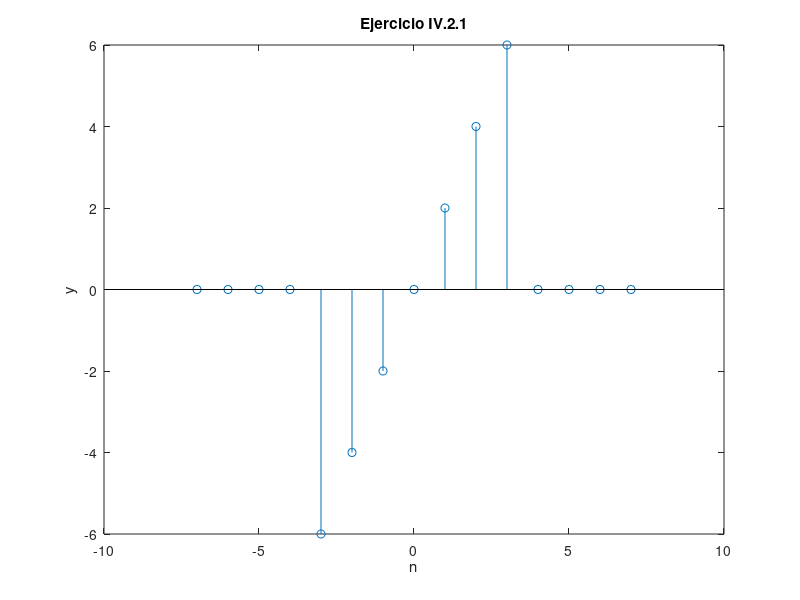
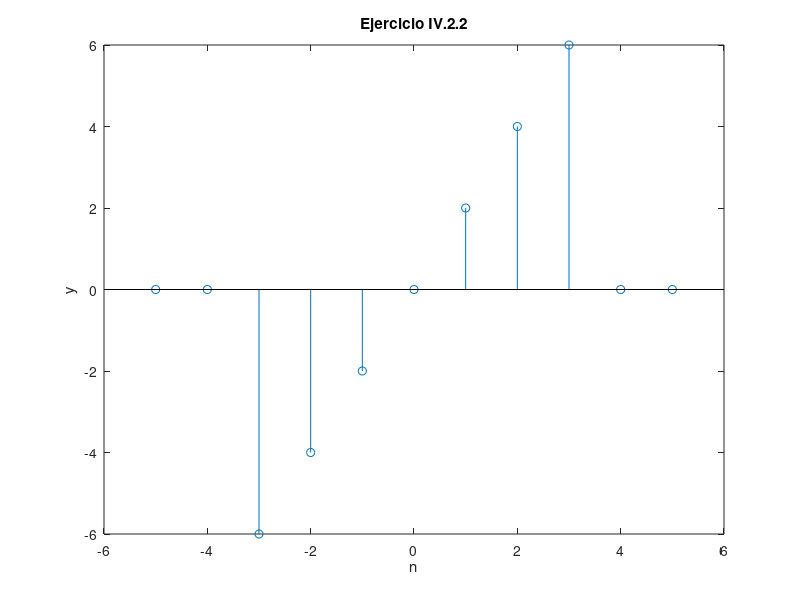
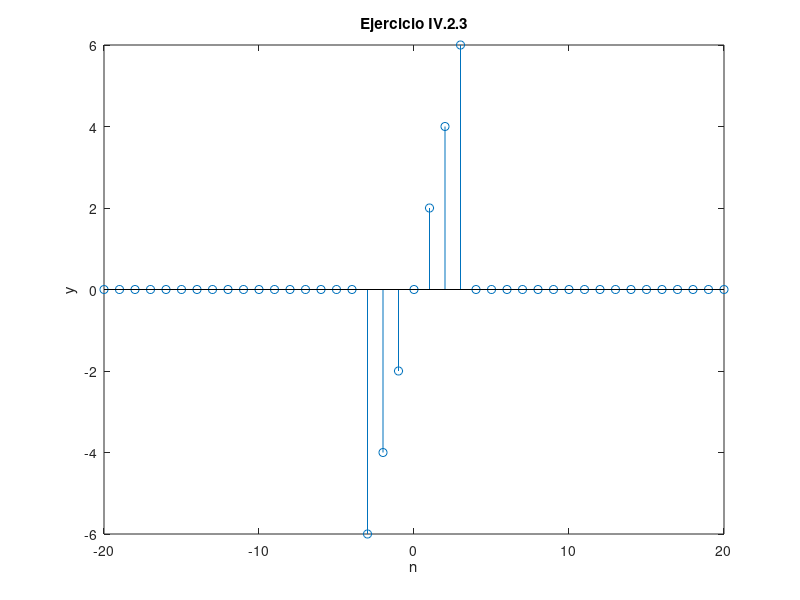

MATLAB code for these plots, in order: (Note: this script raises an error after producing the figures.)
n1=-7:1:7;
y=zeros(1,length(n1));
for i=1:length(n1)
   if abs(n1(i))<=3
       y(i)=2*n1(i);
   end       
end
figure(1)
stem(n1,y)
title('Ejercicio IV.2.1')
xlabel('n')
ylabel('y')
%%
n2=-5:1:5;
y=zeros(1,length(n2));
for i=1:length(n2)
   if abs(n2(i))<=3
       y(i)=2*n2(i);
   end       
end
figure(2)
stem(n2,y)
title('Ejercicio IV.2.2')
xlabel('n')
ylabel('y')
%%
n3=-20:1:20;
y=zeros(1,length(n3));
for i=1:length(n3)
   if abs(n3(i))<=3
       y(i)=2*n3(i);
   end       
end
figure(3)
stem(n3,y)
title('Ejercicio IV.2.3')
xlabel('n')
ylabel('y')
%%
a1=input('Limite inferior: ');
a2=input('Limite superior: ');
n=a1:a2;
r=n.*heaviside(n);
a3=2.^n;
figure(1)
stem(n,a3);
figure(2)
stem(n,r)
%%
n=0:30;
x1=sin(pi*n./4);
x2=cos(pi*n./7);
y1=x1+x2;
y2=x1-x2;
y3=x1.*x2;
y4=x1./x2;
y5=2*x1;
y6=x1.^x2;
subplot(2,3,1)
stem(n,y1)
subplot(2,3,2)
stem(n,y2)
subplot(2,3,3)
stem(n,y3)
subplot(2,3,4)
stem(n,y4)
subplot(2,3,5)
stem(n,y5)
subplot(2,3,6)
stem(n,y6)
%%
op=1;
a1 = input ('Limite inferior : ') ;
a2 = input ('Limite superior : ') ;
while op==1
    clc
    fprintf('Selecciones una de las opciones\n 1)y1=x1+x2;\n 2)y2=x1-x2;\n 3)y3=x1.*x2;\n 4)y4=x1./x2\n 5)y5=2*x1;\n 6)y6=x1.^x2;\n')
    o=input('Opcion:');
    n=a1:a2;
    x1=sin(pi*n./4);
    x2=cos(pi*n./7);
    y1=x1+x2;
    y2=x1-x2;
    y3=x1.*x2;
    y4=x1./x2;
    y5=2*x1;
    y6=x1.^x2;
    if o==1
        stem(n,y1)
    elseif o==2
        stem(n,y2)
    elseif o==3
        stem(n,y3)
    elseif o==4
        stem(n,y4)
    elseif o==5
        stem(n,y5)
    elseif o==6
        stem(n,y6)
    end
    op=input('Continuar:1=si, 0=no ');
end
clc
%%
% a1=input('Limite inferior: ');
% a2=input('Limite superior: ');
y11=rampa(-5,5);
y22=expo(-8,3);
function [y1]=rampa(a1,a2)
n=a1:a2;
y1=n.*heaviside(n);  
figure(1)
stem(n,y1)
end
function [y2]=expo(a1,a2)
n=a1:a2;
y2=2.^n;
figure(2)
stem(n,y2);
end
%%
